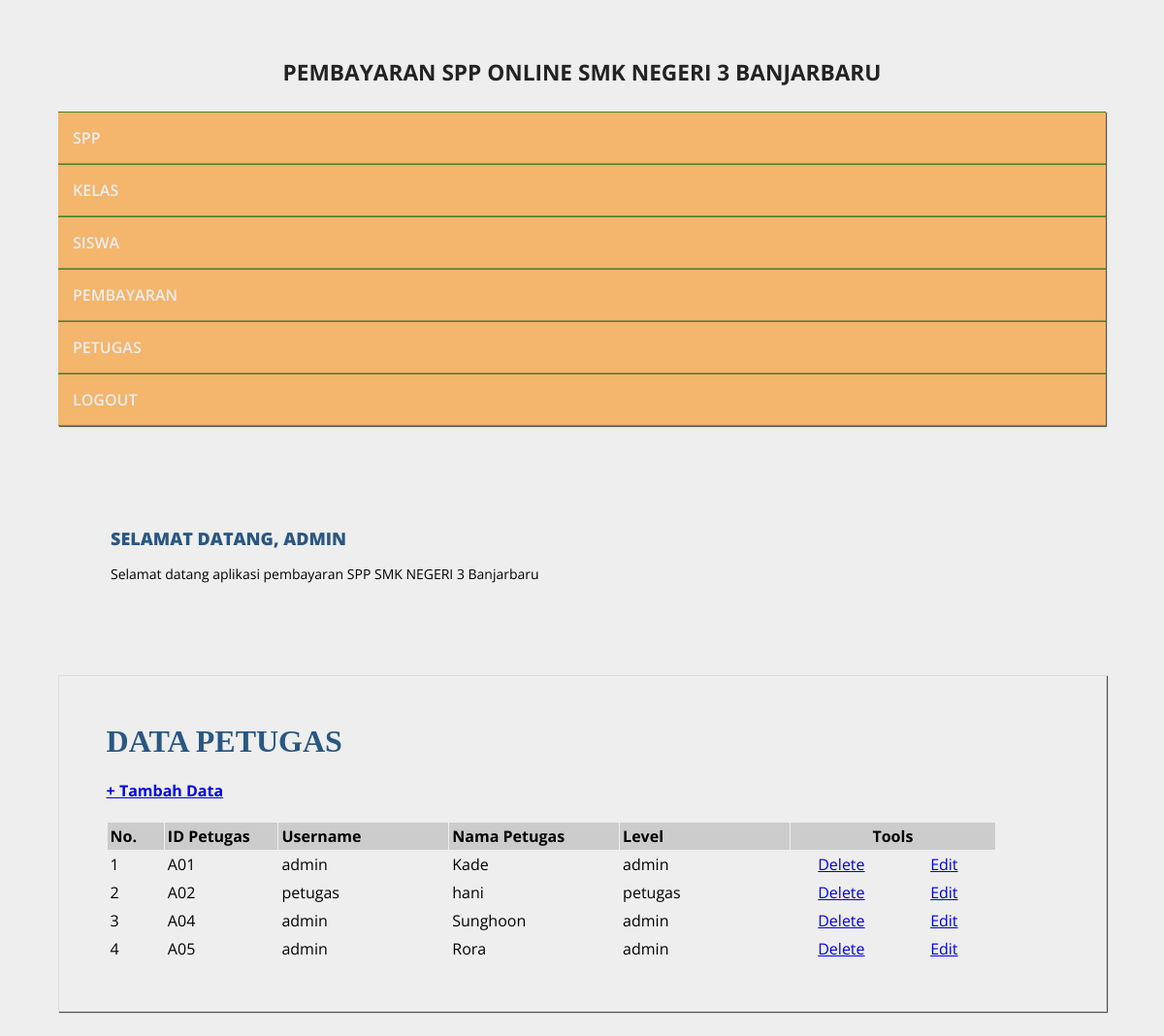
The app's page /admin/halaman_admin.php?open=data_petugas (signed in) with its own data.
### tables this page shows
CREATE TABLE `petugas` (
  `id_petugas` varchar(5) NOT NULL,
  `username` varchar(25) NOT NULL,
  `password` varchar(32) NOT NULL,
  `nama_petugas` varchar(35) NOT NULL,
  `level` enum('admin','petugas','','') NOT NULL
);

### admin/data_petugas.php (the view)
<?php
include_once "../src/koneksi.php";
?>
<h1><b>DATA PETUGAS </b></h1>
<h4><a href="?open=tambah_petugas">+ Tambah Data</a></h4>
<table cellspacing="1" cellpadding="3">
    <tr>
        <td width="5%" bgcolor="#CCCCCC"><b>No.</b></td>
        <td width="10%" bgcolor="#CCCCCC"><b>ID Petugas</b></td>
        <td width="15%" bgcolor="#CCCCCC"><b>Username</b></td>
        <td width="15%" bgcolor="#CCCCCC"><b>Nama Petugas</b></td>
        <td width="15%" bgcolor="#CCCCCC"><b>Level</b></td>
        <td colspan="2" align="center" bgcolor="#CCCCCC"><b>Tools</b></td>
    </tr>
<?php
$sql = mysqli_query($koneksi, "SELECT * FROM petugas order by id_petugas ASC");
$nomor = 0;
while ($data = mysqli_fetch_array($sql)) {
    $nomor++;
?>
    <tr>
        <td><?php echo $nomor; ?></td>
        <td><?php echo $data['id_petugas']; ?></td>
        <td><?php echo $data['username']; ?></td>
        <td><?php echo $data['nama_petugas']; ?></td>
        <td><?php echo $data['level']; ?></td>
        <td width="9%" align="center"><a href="?open=hapus_petugas&id_petugas=<?php echo $data['id_petugas']; ?>"
            target="_self" onclick="return confirm('YAKIN INGIN MENGHAPUS DATA PETUGAS INI .... ?')">Delete</a></td>
        <td width="9%" align="center"><a href="?open=edit_petugas&id_petugas=<?php echo $data['id_petugas']; ?>"
            target="_self">Edit</a></td>
    </tr>
<?php } ?>
</table>

### src/style.css (style rules this page uses)
body { background: #eee; margin:0; font-family: 'Open Sans', sans-serif; }
.conteudo h1 { padding: 0; margin:0 0 15px; font-weight: normal; color: #295783; font-family: Georgia; }

### records on screen
petugas: id_petugas "A01", username "admin", nama_petugas "Kade", level "admin"
petugas: id_petugas "A02", username "petugas", nama_petugas "hani", level "petugas"
petugas: id_petugas "A04", username "admin", nama_petugas "Sunghoon", level "admin"
petugas: id_petugas "A05", username "admin", nama_petugas "Rora", level "admin"

### other values on screen
$_SESSION['username'] "ADMIN"
